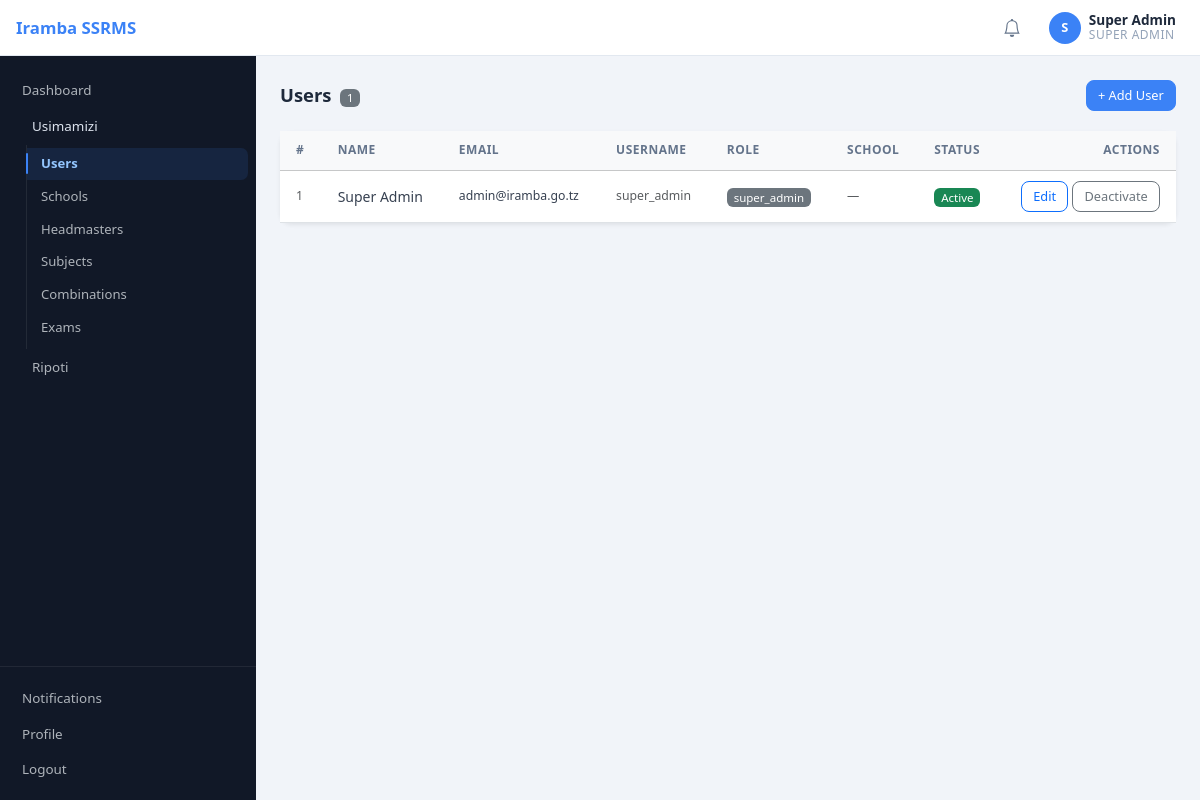
Screenshot of /super/users.php (signed in) with the database file from the repository.
### tables this page shows
CREATE TABLE IF NOT EXISTS users (
  id            INT AUTO_INCREMENT PRIMARY KEY,
  school_id     INT          NULL,
  full_name     VARCHAR(200) NOT NULL,
  email         VARCHAR(200) NOT NULL UNIQUE,
  username      VARCHAR(80)  NOT NULL UNIQUE,
  password_hash VARCHAR(255) NOT NULL,
  role          ENUM('super_admin','district_admin','headmaster','teacher') NOT NULL,
  status        ENUM('active','inactive') NOT NULL DEFAULT 'active',
  created_at    TIMESTAMP DEFAULT CURRENT_TIMESTAMP,
  CONSTRAINT fk_users_school FOREIGN KEY (school_id) REFERENCES schools(id) ON DELETE SET NULL
);

### includes/auth.php (called while the page is built, shortened)
<?php
require_once __DIR__ . '/../config/db.php';
require_once __DIR__ . '/helpers.php';
function current_user(): ?array
{
    return $_SESSION['user'] ?? null;
}

### config/db.php (called while the page is built, shortened)
<?php
function db(): PDO
{
    static $pdo = null;
    if ($pdo instanceof PDO) {
        return $pdo;
    }
    $dsn = 'mysql:host=' . DB_HOST . ';port=' . DB_PORT . ';dbname=' . DB_NAME . ';charset=' . DB_CHARSET;
    $pdo = new PDO(
        $dsn,
        DB_USER,
        DB_PASS,
        [
            PDO::ATTR_ERRMODE => PDO::ERRMODE_EXCEPTION,
            PDO::ATTR_DEFAULT_FETCH_MODE => PDO::FETCH_ASSOC,
            PDO::ATTR_EMULATE_PREPARES => false,
        ]
    );
    return $pdo;
}

### includes/helpers.php (called while the page is built, shortened)
<?php
function e(?string $value): string
{
    return htmlspecialchars((string)$value, ENT_QUOTES, 'UTF-8');
}
function url(string $path = ''): string
{
    $path = ltrim($path, '/');
    return rtrim(BASE_PATH, '/') . '/' . $path;
}

### super/users.php (the view, shortened to what this page needs)
<?php
require_once __DIR__ . '/../includes/layout.php';
$users = db()->query(
    'SELECT u.id, u.full_name, u.email, u.username, u.role, u.status,
            u.school_id, s.name AS school_name
     FROM users u
     LEFT JOIN schools s ON s.id = u.school_id
     ORDER BY u.role, u.full_name'
)->fetchAll();
render_header('Users');
?>
<div class="page-heading">
  <h4>Users <span class="badge bg-secondary ms-1" style="font-size:.7rem"><?= count($users) ?></span></h4>
  <button class="btn btn-primary btn-sm" data-bs-toggle="modal" data-bs-target="#modalAdd">
    + Add User
  </button>
</div>
<div class="card shadow-sm">
  <div class="table-responsive">
    <table class="table table-hover mb-0 align-middle">
      <thead class="table-light">
        <tr>
          <th>#</th>
          <th>Name</th>
          <th class="d-none d-md-table-cell">Email</th>
          <th class="d-none d-sm-table-cell">Username</th>
          <th>Role</th>
          <th class="d-none d-md-table-cell">School</th>
          <th>Status</th>
          <th class="text-end">Actions</th>
        </tr>
      </thead>
      <tbody>
        <?php foreach ($users as $i => $u): ?>
        <tr>
          <td class="text-muted small"><?= $i + 1 ?></td>
          <td><?= e($u['full_name']) ?></td>
          <td class="small d-none d-md-table-cell"><?= e($u['email']) ?></td>
          <td class="small text-muted d-none d-sm-table-cell"><?= e($u['username']) ?></td>
          <td><span class="badge bg-secondary"><?= e($u['role']) ?></span></td>
          <td class="small"><?= $u['school_name'] ? e($u['school_name']) : '<span class="text-muted">—</span>' ?></td>
          <td>
            <?php if ($u['status'] === 'active'): ?>
              <span class="badge bg-success">Active</span>
            <?php else: ?>
              <span class="badge bg-danger">Inactive</span>
            <?php endif; ?>
          </td>
          <td class="text-end">
            <div class="d-flex gap-1 justify-content-end">
              <button class="btn btn-outline-primary btn-sm btn-edit"
                      data-id="<?= (int)$u['id'] ?>"
                      data-bs-toggle="modal" data-bs-target="#modalEdit">
                Edit
              </button>
              <form method="post" class="d-inline">
                <button class="btn btn-outline-secondary btn-sm" type="submit"
                        onclick="return confirm('Change this user\'s status?')">
                  <?= $u['status'] === 'active' ? 'Deactivate' : 'Activate' ?>
                </button>
              </form>
            </div>
          </td>
        </tr>
        <?php endforeach; ?>
      </tbody>
    </table>
  </div>
</div>
<?php
render_footer();

### includes/layout.php (shortened to what this page needs)
<?php
require_once __DIR__ . '/auth.php';
function icon(string $name): string
{
    return $icons[$name] ?? '';
}
function render_header(string $title): void
{
    $user = current_user();
    $role = $user['role'] ?? '';
    $req_uri      = parse_url($_SERVER['REQUEST_URI'] ?? '', PHP_URL_PATH) ?? '';
    $base_prefix  = rtrim(BASE_PATH, '/') . '/';
    $current_page = str_starts_with($req_uri, $base_prefix)
                  ? substr($req_uri, strlen($base_prefix))
                  : ltrim($req_uri, '/');
    $current_page = strtok($current_page, '?') ?: '';
    $nav_items = [];
    $nav_items[] = ['url' => 'dashboard.php', 'label' => 'Dashboard', 'icon' => 'dashboard'];
    if (in_array($role, ['super_admin', 'district_admin'], true)) {
        $admin_children = [];
        if ($role === 'super_admin') {
            $admin_children[] = ['url' => 'super/users.php',          'label' => 'Users',        'icon' => 'users'];
        }
        $admin_children[] = ['url' => 'district/schools.php',         'label' => 'Schools',      'icon' => 'school'];
        $admin_children[] = ['url' => 'district/headmasters.php',     'label' => 'Headmasters',  'icon' => 'users'];
        $admin_children[] = ['url' => 'district/subjects.php',        'label' => 'Subjects',     'icon' => 'subjects'];
        $admin_children[] = ['url' => 'district/alevel_combinations.php', 'label' => 'Combinations', 'icon' => 'combo'];
        $admin_children[] = ['url' => 'district/exams.php',           'label' => 'Exams',        'icon' => 'exam'];
        $nav_items[] = [
            'group'    => $role === 'super_admin' ? 'Usimamizi' : 'Usimamizi wa Wilaya',
            'icon'     => 'school',
            'children' => $admin_children,
        ];
        $nav_items[] = [
            'group'    => 'Ripoti',
            'icon'     => 'report',
            'children' => [
                ['url' => 'school/exam_results.php',               'label' => 'Matokeo ya Mtihani',    'icon' => 'report'],
                ['url' => 'school/exam_analysis.php',              'label' => 'Uchambuzi wa Shule',    'icon' => 'report'],
                ['url' => 'district/exam_analysis.php',            'label' => 'Uchambuzi wa Wilaya',   'icon' => 'report'],
                ['url' => 'district/teaching_progress_report.php', 'label' => 'Maendeleo ya Mafunzo',  'icon' => 'process'],
            ],
        ];
    }
    $group_counter = 0;
    $sidebar_links = '';
    foreach ($nav_items as $item) {
        if (isset($item['group'])) {
            $group_counter++;
            $gid = 'navGroup' . $group_counter;
            $is_active = false;
            $show_class    = $is_active ? ' show'   : '';
            $toggle_class  = $is_active ? ' active' : '';
            $sidebar_links .= '<div class="sidebar-group">';
            $sidebar_links .= '<button class="sidebar-group-toggle' . $toggle_class . '" '
                . 'data-bs-toggle="collapse" data-bs-target="#' . $gid . '" '
                . 'aria-expanded="' . ($is_active ? 'true' : 'false') . '">';
            $sidebar_links .= '<span class="sg-icon">' . icon($item['icon']) . '</span>';
            $sidebar_links .= '<span class="sg-label">' . e($item['group']) . '</span>';
            $sidebar_links .= '<span class="sg-chevron">' . icon('chevron') . '</span>';
            $sidebar_links .= '</button>';
            $sidebar_links .= '<div class="collapse sidebar-group-body' . $show_class . '" id="' . $gid . '">';
            foreach ($item['children'] as $child) {
                $href      = e(url($child['url']));
                $is_cur    = ($child['url'] === $current_page) ? ' current' : '';
                $sidebar_links .= '<a class="sidebar-link sidebar-sublink' . $is_cur . '" href="' . $href . '">'
                    . icon($child['icon'])
                    . '<span>' . e($child['label']) . '</span>'
                    . '</a>';
            }
            $sidebar_links .= '</div>';
            $sidebar_links .= '</div>';
        } else {
            $href   = e(url($item['url']));
            $is_cur = ($item['url'] === $current_page) ? ' current' : '';
            $sidebar_links .= '<a class="sidebar-link' . $is_cur . '" href="' . $href . '">'
                . icon($item['icon'])
                . '<span>' . e($item['label']) . '</span>'
                . '</a>';
        }
    }
    $initial = $user ? strtoupper(mb_substr($user['full_name'], 0, 1)) : '?';
    $role_label = str_replace('_', ' ', $role);
    $flash_html = '';
    echo '<!doctype html>';
    echo '<html lang="en">';
    echo '<head>';
    echo '<link href="https://cdn.jsdelivr.net/npm/bootstrap@5.3.3/dist/css/bootstrap.min.css" rel="stylesheet">';
    echo '<link href="' . e(url('assets/css/app.css')) . '" rel="stylesheet">';
    echo '</head>';
    echo '<body>';
    if ($user) {
        echo '<header class="topbar">';
        echo '<a class="topbar-brand" href="' . e(url('dashboard.php')) . '">' . e(APP_NAME) . '</a>';
        echo '<div class="dropdown">';
        echo '<button class="btn-notif dropdown-toggle" type="button" data-bs-toggle="dropdown" data-bs-auto-close="true" aria-expanded="false" title="Notifications">';
        echo '</button>';
        echo '</div>';
        echo '<a class="topbar-user" href="' . e(url('profile.php')) . '">';
        echo '<div class="avatar">' . e($initial) . '</div>';
        echo '<div class="user-info">';
        echo '<div class="user-name">' . e($user['full_name']) . '</div>';
        echo '<div class="user-role">' . e($role_label) . '</div>';
        echo '</div>';
        echo '</a>';
        echo '</header>';
        echo '<aside class="sidebar" id="sidebar">';
        echo '<div class="sidebar-section">';
        echo $sidebar_links;
        echo '</div>';
        echo '<div class="sidebar-footer">';
        $sb_notif_href = e(url('notifications.php'));
        echo '<a class="sidebar-link" href="' . $sb_notif_href . '" style="position:relative">';
        echo icon('bell') . '<span>Notifications</span>';
        echo '</a>';
        echo '<a class="sidebar-link" href="' . e(url('profile.php')) . '">' . icon('profile') . '<span>Profile</span></a>';
        echo '<a class="sidebar-link" href="' . e(url('logout.php')) . '">' . icon('logout') . '<span>Logout</span></a>';
        echo '</div>';
        echo '</aside>';
        echo '<div class="main-wrap">';
        echo '<div class="main-content">';
    } else {
        echo '<div>';
        echo $flash_html;
    }
}
function render_footer(): void
{
    echo '</div></div>';
    echo '</body></html>';
}

### rows the page displays
users: full_name "S", full_name "Super Admin", role "SUPER ADMIN", email "admin@iramba.go.tz", username "super_admin", role "super_admin", status "Active"

### other values shown
APP_NAME "Iramba SSRMS"
$item['label'] "Dashboard"
$item['group'] "Usimamizi"
$child['label'] "Users"
$child['label'] "Schools"
$child['label'] "Headmasters"
$child['label'] "Subjects"
$child['label'] "Combinations"
$child['label'] "Exams"
$item['group'] "Ripoti"
count($users) "1"
